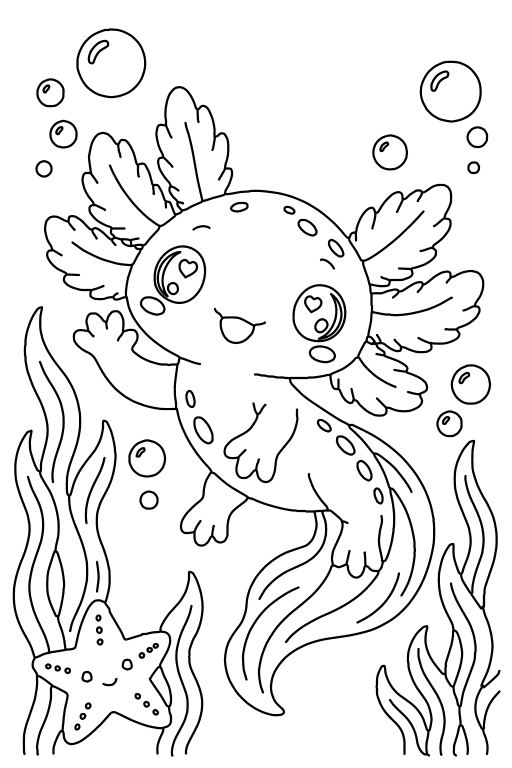
#> input picture tmp/axolotl/source-lines.png, 1024 x 1536 px (shown at 1/2 size)
$ python regions.py
#> lines starting #> are read from the running program, lines starting #| are printed output that depends on the picture; after the words box and inside, x2 and y2 are one past the last pixel; in counts of white or black regions, pixels touching at a corner belong together
from pathlib import Path
from collections import deque
import numpy as np,json
from PIL import Image,ImageDraw,ImageFont
ROOT=Path(__file__).resolve().parents[3];OUT=ROOT/'tmp/axolotl'
im=Image.open(OUT/'source-lines.png').convert('L');a=np.asarray(im)>150
#> after `a = np.asarray(im) > 150`: a: shape (1536, 1024) bool; 91.8% white; 70 black regions, largest, box (x1, y1, x2, y2) and area: (88, 172, 969, 1433) 52772, (25, 612, 408, 1511) 23283, (751, 880, 1001, 1513) 14955
# Temporary mask closures at the old page edges separate the plants from water.
# These edges never appear in the transfer or finished illustration.
a=a.copy();a[1504:1514,24:1001]=False;a[24:1514,999:1003]=False
#> after `a[24:1514, 999:1003] = False`:
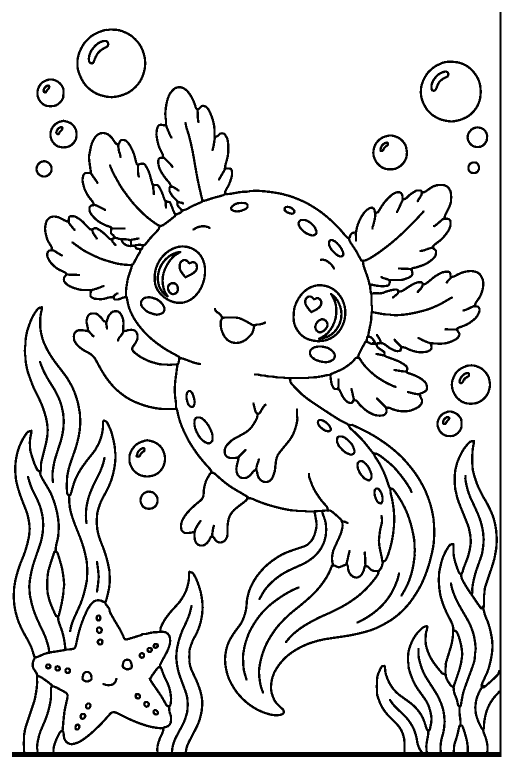
#> a: shape (1536, 1024) bool (shown at 1/2 size); 90.8% white; 67 black regions, largest, box (x1, y1, x2, y2) and area: (24, 24, 1003, 1514) 56018, (88, 172, 969, 1433) 52772, (585, 568, 693, 685) 2574
h,w=a.shape;labels=np.full((h,w),-1,dtype='int32');labels[~a]=-2
#> after `h, w = a.shape`: h = 1536; w = 1024
regions=[]
for y,x in zip(*np.nonzero(a)):
 if labels[y,x]>=0:continue
 n=len(regions);q=deque([(y,x)]);labels[y,x]=n;points=[]
 while q:
  yy,xx=q.popleft();points.append((yy,xx))
  for dy,dx in ((-1,0),(1,0),(0,-1),(0,1)):
   ny,nx=yy+dy,xx+dx
   if 0<=ny<h and 0<=nx<w and labels[ny,nx]==-1:labels[ny,nx]=n;q.append((ny,nx))
 yy,xx=zip(*points);p=points[len(points)//2]
 regions.append(dict(id=n,area=len(points),box=[min(xx),min(yy),max(xx),max(yy)],label=[p[1],p[0]]))
#> this loop made 1428792 passes
#> (n, p) on pass 1: (0, (303, 826))
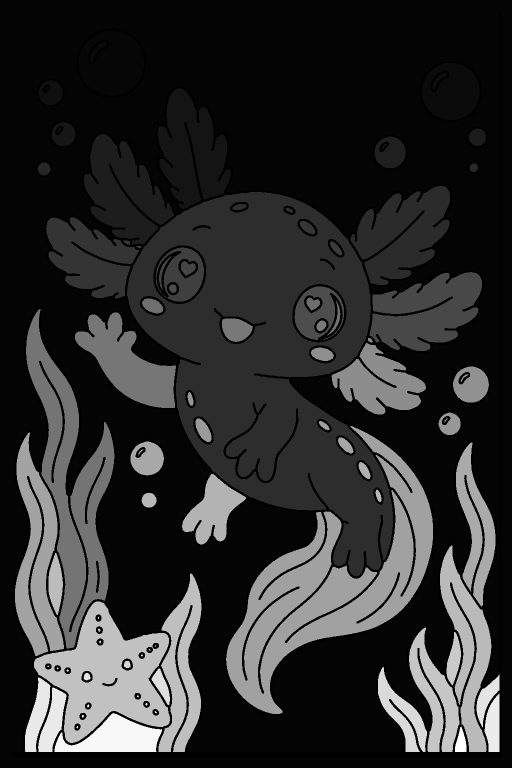
#> labels: shape (1536, 1024) int32 (shown at 1/2 size); min -2, max 110, mean 18.3; drawn with min black and max white
#> after the loop, regions = 111 items
np.save(OUT/'labels.npy',labels)
(OUT/'regions.json').write_text(json.dumps(regions,indent=2,default=int))
rgb=np.full((h,w,3),255,dtype='uint8');rng=np.random.default_rng(2)
for r in regions:
 if r['area']>60:rgb[labels==r['id']]=rng.integers(130,245,3)
#> this loop made 111 passes
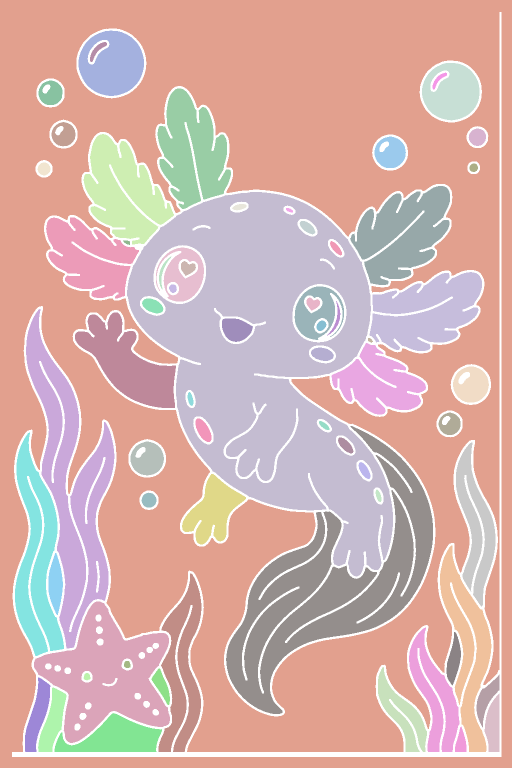
#> rgb: shape (1536, 1024, 3) (shown at 1/2 size); mean of channels 0, 1, 2 212.9, 177.5, 172.8; drawn as R, G, B
preview=Image.fromarray(rgb);d=ImageDraw.Draw(preview);font=ImageFont.truetype('C:/Windows/Fonts/arialbd.ttf',17)
for r in regions:
 if r['area']>60:
  x,y=r['label'];d.text((x,y),str(r['id']),font=font,fill='black',stroke_width=2,stroke_fill='white')
#> this loop made 111 passes
#> (x, y) on passes 1, 2, 3, 4, 5, 6, 8, 9, 11, 12, 13, 16: (826, 303), (213, 156), (194, 100), (952, 158), (877, 159), (112, 187), (419, 279), (109, 267), (967, 267), (283, 358), (769, 313), (82, 341)
preview.save(OUT/'region-labels.png')
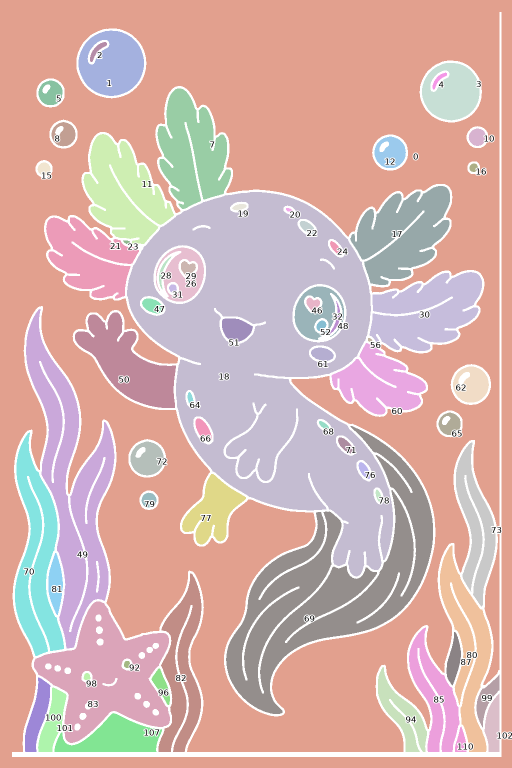
#> saved as region-labels.png: PIL image 1024x1536 RGB (shown at 1/2 size); mean R, G, B 212.7, 177.4, 172.6
print([(r['id'],r['area'],r['box']) for r in regions if r['area']>60])
#> (printed output is left out)
